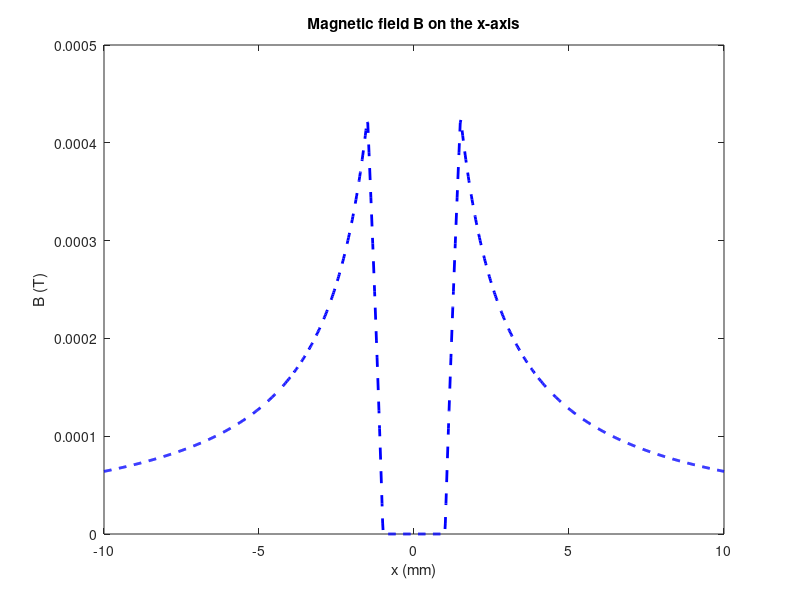

Write MATLAB code to recreate this figure. (Note: this script raises an error after producing the figure.)
clc;
clear;
close all;

mu0 = 4 * pi * 1e-7;  % Permeability of free space
R_in = 1e-3;          % Inner radius, meters
R_out = 1.5e-3;       % Outer radius, meters
adj = 2.2;            % Current adjustment factor
I = 1 + adj;          % Current, amperes

% Calculate current density
A = pi * (R_out^2 - R_in^2);  % Cross-sectional area
J = I / A;                    % Current density

% Define points on the x-axis
x = linspace(-10e-3, 10e-3, 1000);  % x-axis coordinates, meters

% Calculate the magnitude of the magnetic field B on the x-axis
B = zeros(size(x));
for k = 1:length(x)
    r = abs(x(k));  % Distance from the z-axis
    if r < R_in
        B(k) = 0;  % No magnetic field inside
    elseif r < R_out
        I_enc = J * pi * (r^2 - R_in^2);  % Enclosed current in the loop
        B(k) = (mu0 * I_enc) / (2 * pi * r);  % Ampere's law
    else
        B(k) = (mu0 * I) / (2 * pi * r);  % Enclosing the entire current
    end
end

% Plot
figure;
plot(x * 1e3, B, 'b--', 'LineWidth', 2);  % Convert x-axis to millimeters
xlabel('x (mm)');
ylabel('B (T)');
title('Magnetic field B on the x-axis');
hold on;

% Import data file
a = importdata('D:\Desktop\电磁场与电磁波第二次仿真\sim1B.txt');
data = a.data;
scatter(data(:,1), data(:,2), 'r');

legend('Theoretical calculation', 'Simulation data');
hold off;
grid on;
